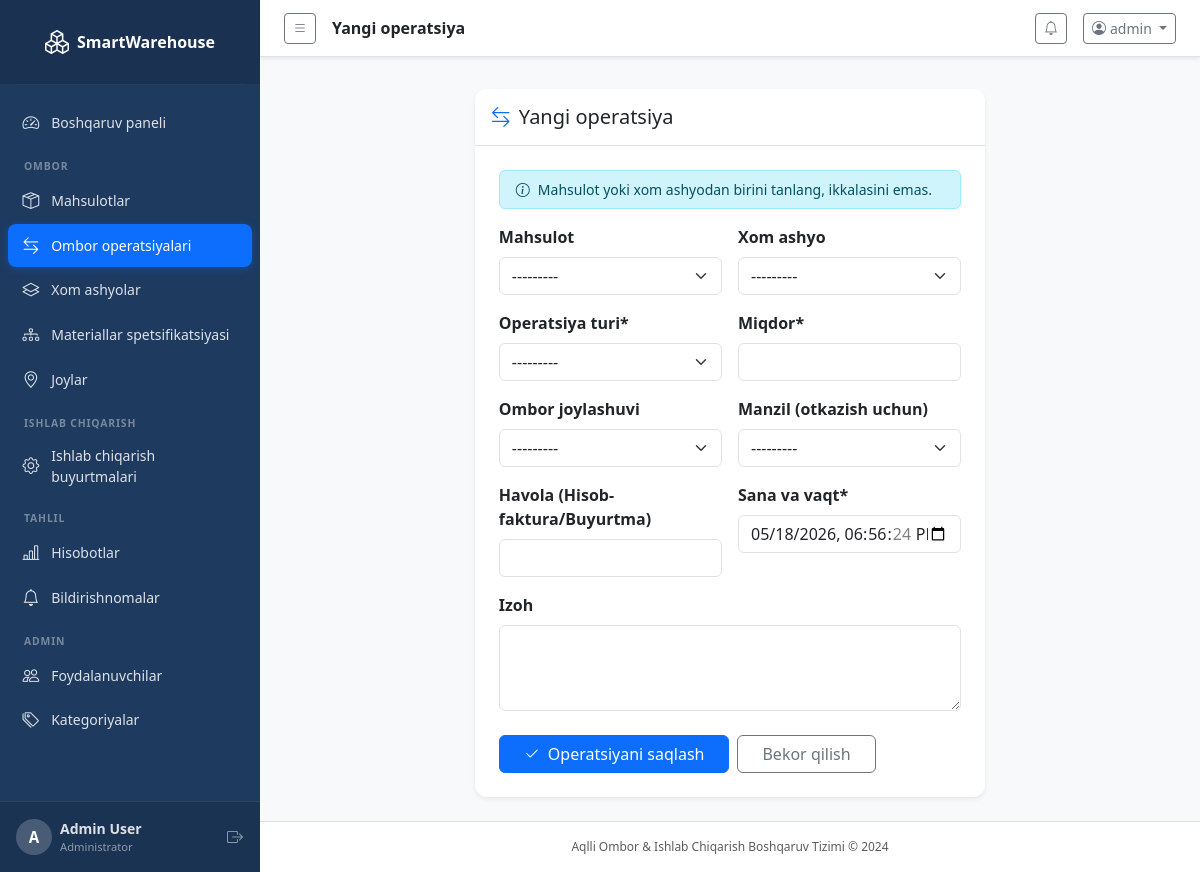
Page /inventory/transactions/new/ (signed in) on the committed database.
### accounts/models.py (models this page shows, shortened)
class CustomUser(AbstractUser):
    ROLE_CHOICES = [
        ('admin', 'Administrator'),
        ('warehouse_manager', 'Ombor boshqaruvchisi'),
        ('production_manager', 'Ishlab chiqarish boshqaruvchisi'),
        ('worker', 'Ishchi'),
    ]
    role = models.CharField(max_length=30, choices=ROLE_CHOICES, default='worker')
    phone = models.CharField(max_length=20, blank=True)
    department = models.CharField(max_length=100, blank=True)
    is_active = models.BooleanField(default=True)
    @property
    def is_admin(self):
        return self.role == 'admin' or self.is_superuser

### inventory/views.py (the view, shortened to what this page needs)
# urls.py: path('transactions/new/', views.transaction_create, name='transaction_create'),
@login_required
def transaction_create(request):
    form = StockTransactionForm(request.POST or None, initial={'date': timezone.now()})
    return render(request, 'inventory/transaction_form.html', {'form': form, 'title': 'Yangi operatsiya'})

### inventory/forms.py (shortened to what this page needs)
class StockTransactionForm(forms.ModelForm):
    class Meta:
        model = InventoryTransaction
        fields = ['product', 'raw_material', 'quantity', 'transaction_type', 'warehouse_location', 'destination_location', 'reference', 'notes', 'date']
        widgets = {
            'product': forms.Select(attrs={'class': 'form-select'}),
            'raw_material': forms.Select(attrs={'class': 'form-select'}),
            'quantity': forms.NumberInput(attrs={'class': 'form-control', 'min': '0.01', 'step': '0.01'}),
            'transaction_type': forms.Select(attrs={'class': 'form-select'}),
            'warehouse_location': forms.Select(attrs={'class': 'form-select'}),
            'destination_location': forms.Select(attrs={'class': 'form-select'}),
            'reference': forms.TextInput(attrs={'class': 'form-control'}),
            'notes': forms.Textarea(attrs={'class': 'form-control', 'rows': 3}),
            'date': forms.DateTimeInput(attrs={'class': 'form-control', 'type': 'datetime-local'}),
        }

### dashboard/context_processors.py (called while the page is built)
def notifications_processor(request):
    if request.user.is_authenticated:
        unread_notifications = Notification.objects.filter(is_read=False).order_by('-created_at')[:10]
        unread_count = Notification.objects.filter(is_read=False).count()
        return {
            'unread_notifications': unread_notifications,
            'unread_count': unread_count,
        }
    return {}

### inventory/models.py (called while the page is built)
    def __str__(self):
        return f'{self.name} ({self.code})'

    def __str__(self):
        return f'{self.product_name} ({self.sku})'

    def __str__(self):
        return f'{self.name} ({self.code})'

### templates/inventory/transaction_form.html (shortened to what this page needs)
{% extends 'base.html' %}
{% block page_title %}{{ title }}{% endblock %}
{% block content %}
<div class="row justify-content-center mt-3">
  <div class="col-lg-7">
    <div class="card border-0 shadow-sm">
      <div class="card-header bg-white border-bottom py-3">
        <h5 class="mb-0"><i class="bi bi-arrow-left-right me-2 text-primary"></i>{{ title }}</h5>
      </div>
      <div class="card-body p-4">
        <div class="alert alert-info py-2 small">
          <i class="bi bi-info-circle me-2"></i>Mahsulot yoki xom ashyodan birini tanlang, ikkalasini emas.
        </div>
        <form method="post">
          <div class="row g-3">
            <div class="col-md-6">
              <label class="form-label fw-semibold">Mahsulot</label>
              {{ form.product }}
            </div>
            <div class="col-md-6">
              <label class="form-label fw-semibold">Xom ashyo</label>
              {{ form.raw_material }}
            </div>
            <div class="col-md-6">
              <label class="form-label fw-semibold">Operatsiya turi*</label>
              {{ form.transaction_type }}
            </div>
            <div class="col-md-6">
              <label class="form-label fw-semibold">Miqdor*</label>
              {{ form.quantity }}
            </div>
            <div class="col-md-6">
              <label class="form-label fw-semibold">Ombor joylashuvi</label>
              {{ form.warehouse_location }}
            </div>
            <div class="col-md-6">
              <label class="form-label fw-semibold">Manzil (otkazish uchun)</label>
              {{ form.destination_location }}
            </div>
            <div class="col-md-6">
              <label class="form-label fw-semibold">Havola (Hisob-faktura/Buyurtma)</label>
              {{ form.reference }}
            </div>
            <div class="col-md-6">
              <label class="form-label fw-semibold">Sana va vaqt*</label>
              {{ form.date }}
            </div>
            <div class="col-12">
              <label class="form-label fw-semibold">Izoh</label>
              {{ form.notes }}
            </div>
          </div>
          <div class="d-flex gap-2 mt-4">
            <button type="submit" class="btn btn-primary px-4"><i class="bi bi-check2 me-2"></i>Operatsiyani saqlash</button>
            <a href="{% url 'inventory:transaction_list' %}" class="btn btn-outline-secondary px-4">Bekor qilish</a>
          </div>
        </form>
      </div>
    </div>
  </div>
</div>
{% endblock %}

### templates/base.html (shortened to what this page needs)
<!DOCTYPE html>
<html lang="en">
<head>
  <link href="https://cdn.jsdelivr.net/npm/bootstrap@5.3.3/dist/css/bootstrap.min.css" rel="stylesheet">
  <link href="https://cdn.jsdelivr.net/npm/bootstrap-icons@1.11.3/font/bootstrap-icons.min.css" rel="stylesheet">
  <link href="/static/css/custom.css" rel="stylesheet">
</head>
<body class="bg-light">
{% if user.is_authenticated %}
<div class="d-flex" id="wrapper">
  <nav id="sidebar" class="sidebar d-flex flex-column flex-shrink-0 p-0">
    <a href="{% url 'dashboard:index' %}" class="sidebar-brand d-flex align-items-center justify-content-center py-4 px-3 text-decoration-none">
      <i class="bi bi-boxes me-2 fs-4"></i>
      <span class="fs-6 fw-bold">SmartWarehouse</span>
    </a>
    <hr class="sidebar-divider mx-3 my-0">
    <ul class="nav flex-column px-2 py-3 flex-grow-1">
      <li class="nav-item">
        <a class="nav-link sidebar-link {% if request.resolver_match.app_name == 'dashboard' and request.resolver_match.url_name == 'index' %}active{% endif %}"
           href="{% url 'dashboard:index' %}">
          <i class="bi bi-speedometer2"></i><span>Boshqaruv paneli</span>
        </a>
      </li>
      <li class="sidebar-section-label">OMBOR</li>
      <li class="nav-item">
        <a class="nav-link sidebar-link {% if request.resolver_match.app_name == 'inventory' and 'product' in request.resolver_match.url_name %}active{% endif %}"
           href="{% url 'inventory:product_list' %}">
          <i class="bi bi-box-seam"></i><span>Mahsulotlar</span>
        </a>
      </li>
      <li class="nav-item">
        <a class="nav-link sidebar-link {% if request.resolver_match.app_name == 'inventory' and 'transaction' in request.resolver_match.url_name %}active{% endif %}"
           href="{% url 'inventory:transaction_list' %}">
          <i class="bi bi-arrow-left-right"></i><span>Ombor operatsiyalari</span>
        </a>
      </li>
      <li class="nav-item">
        <a class="nav-link sidebar-link {% if request.resolver_match.app_name == 'inventory' and 'raw_material' in request.resolver_match.url_name %}active{% endif %}"
           href="{% url 'inventory:raw_material_list' %}">
          <i class="bi bi-layers"></i><span>Xom ashyolar</span>
        </a>
      </li>
      <li class="nav-item">
        <a class="nav-link sidebar-link {% if request.resolver_match.app_name == 'inventory' and 'bom' in request.resolver_match.url_name %}active{% endif %}"
           href="{% url 'inventory:bom_list' %}">
          <i class="bi bi-diagram-3"></i><span>Materiallar spetsifikatsiyasi</span>
        </a>
      </li>
      <li class="nav-item">
        <a class="nav-link sidebar-link {% if request.resolver_match.app_name == 'inventory' and 'location' in request.resolver_match.url_name %}active{% endif %}"
           href="{% url 'inventory:location_list' %}">
          <i class="bi bi-geo-alt"></i><span>Joylar</span>
        </a>
      </li>
      <li class="sidebar-section-label">ISHLAB CHIQARISH</li>
      <li class="nav-item">
        <a class="nav-link sidebar-link {% if request.resolver_match.app_name == 'production' %}active{% endif %}"
           href="{% url 'production:order_list' %}">
          <i class="bi bi-gear"></i><span>Ishlab chiqarish buyurtmalari</span>
        </a>
      </li>
      <li class="sidebar-section-label">TAHLIL</li>
      <li class="nav-item">
        <a class="nav-link sidebar-link {% if request.resolver_match.app_name == 'reports' %}active{% endif %}"
           href="{% url 'reports:index' %}">
          <i class="bi bi-bar-chart-line"></i><span>Hisobotlar</span>
        </a>
      </li>
      <li class="nav-item">
        <a class="nav-link sidebar-link {% if request.resolver_match.app_name == 'dashboard' and request.resolver_match.url_name == 'notifications' %}active{% endif %}"
           href="{% url 'dashboard:notifications' %}">
          <i class="bi bi-bell"></i><span>Bildirishnomalar</span>
        </a>
      </li>
      {% if user.is_admin %}
      <li class="sidebar-section-label">ADMIN</li>
      <li class="nav-item">
        <a class="nav-link sidebar-link {% if request.resolver_match.app_name == 'accounts' and 'user' in request.resolver_match.url_name %}active{% endif %}"
           href="{% url 'accounts:users' %}">
          <i class="bi bi-people"></i><span>Foydalanuvchilar</span>
        </a>
      </li>
      <li class="nav-item">
        <a class="nav-link sidebar-link" href="{% url 'inventory:category_list' %}">
          <i class="bi bi-tags"></i><span>Kategoriyalar</span>
        </a>
      </li>
      {% endif %}
    </ul>
    <div class="sidebar-footer px-3 py-3">
      <div class="d-flex align-items-center gap-2">
        <div class="avatar-circle">{{ user.username|first|upper }}</div>
        <div class="flex-grow-1 overflow-hidden">
          <div class="fw-semibold text-truncate small">{{ user.get_full_name|default:user.username }}</div>
          <div class="text-muted" style="font-size:0.7rem">{{ user.get_role_display }}</div>
        </div>
        <form method="post" action="{% url 'accounts:logout' %}" class="d-inline">{% csrf_token %}<button type="submit" class="btn btn-link text-muted p-0" title="Chiqish"><i class="bi bi-box-arrow-right"></i></button></form>
      </div>
    </div>
  </nav>
  <div id="page-content-wrapper" class="flex-grow-1 d-flex flex-column min-vh-100">
    <nav class="navbar navbar-expand navbar-light bg-white border-bottom px-4 py-2 sticky-top shadow-sm">
      <button class="btn btn-sm btn-outline-secondary me-3" id="sidebarToggle">
        <i class="bi bi-list"></i>
      </button>
      <span class="navbar-text fw-semibold text-dark">{% block page_title %}{% endblock %}</span>
      <div class="ms-auto d-flex align-items-center gap-3">
        <div class="dropdown">
          <a class="btn btn-sm btn-outline-secondary position-relative" data-bs-toggle="dropdown" href="#">
            <i class="bi bi-bell"></i>
          </a>
        </div>
        <div class="dropdown">
          <a class="btn btn-sm btn-outline-secondary dropdown-toggle" data-bs-toggle="dropdown" href="#">
            <i class="bi bi-person-circle me-1"></i>{{ user.username }}
          </a>
        </div>
      </div>
    </nav>
    <div class="px-4 pt-3">
    </div>
    <main class="flex-grow-1 px-4 pb-4">
{% endif %}
{% block content %}{% endblock %}
{% if user.is_authenticated %}
    </main>
    <footer class="text-center text-muted py-3 border-top bg-white" style="font-size:0.75rem">
      Aqlli Ombor &amp; Ishlab Chiqarish Boshqaruv Tizimi &copy; 2024
    </footer>
  </div>
</div>
{% endif %}
</body>
</html>

### static/css/custom.css (style rules this page uses)
:root { --sidebar-width: 260px; --sidebar-bg: #1e3a5f; --sidebar-text: rgba(255,255,255,0.85); --sidebar-active: rgba(255,255,255,0.12); --accent: #0d6efd; }
#sidebar { width: var(--sidebar-width); min-width: var(--sidebar-width); background: var(--sidebar-bg); color: var(--sidebar-text); transition: width 0.25s ease; overflow: hidden; }
.sidebar-brand { color: #fff !important; font-size: 1rem; background: rgba(0,0,0,0.15); min-height: 64px; }
.sidebar-brand i { font-size: 1.5rem; }
.sidebar-link { color: var(--sidebar-text); border-radius: 8px; padding: 0.55rem 0.9rem; display: flex; align-items: center; gap: 0.75rem; font-size: 0.875rem; transition: background 0.15s, color 0.15s; margin-bottom: 2px; }
.sidebar-link.active { background: var(--accent); color: #fff; box-shadow: 0 2px 8px rgba(13,110,253,0.35); }
.sidebar-link i { font-size: 1.05rem; flex-shrink: 0; }
.sidebar-section-label { font-size: 0.65rem; font-weight: 700; letter-spacing: 0.08em; text-transform: uppercase; color: rgba(255,255,255,0.4); padding: 0.6rem 1rem 0.25rem; margin-top: 0.25rem; }
hr.sidebar-divider { border-color: rgba(255,255,255,0.1); }
.sidebar-footer { background: rgba(0,0,0,0.12); border-top: 1px solid rgba(255,255,255,0.08); }
.sidebar-footer .text-muted { color: rgba(255,255,255,0.5) !important; }
#page-content-wrapper { min-width: 0; background: #f8f9fb; }
.avatar-circle { width: 36px; height: 36px; border-radius: 50%; background: rgba(255,255,255,0.2); color: #fff; display: flex; align-items: center; justify-content: center; font-weight: 700; font-size: 0.95rem; flex-shrink: 0; }
.text-primary { color: #0d6efd !important; }
.card { border-radius: 12px; }
.card-header { border-radius: 12px 12px 0 0 !important; }

### rows in the picture
CustomUser: username|first "A", get_full_name "Admin User", role "Administrator", username "admin"

### other values in the picture
{{ title }} "Yangi operatsiya"
